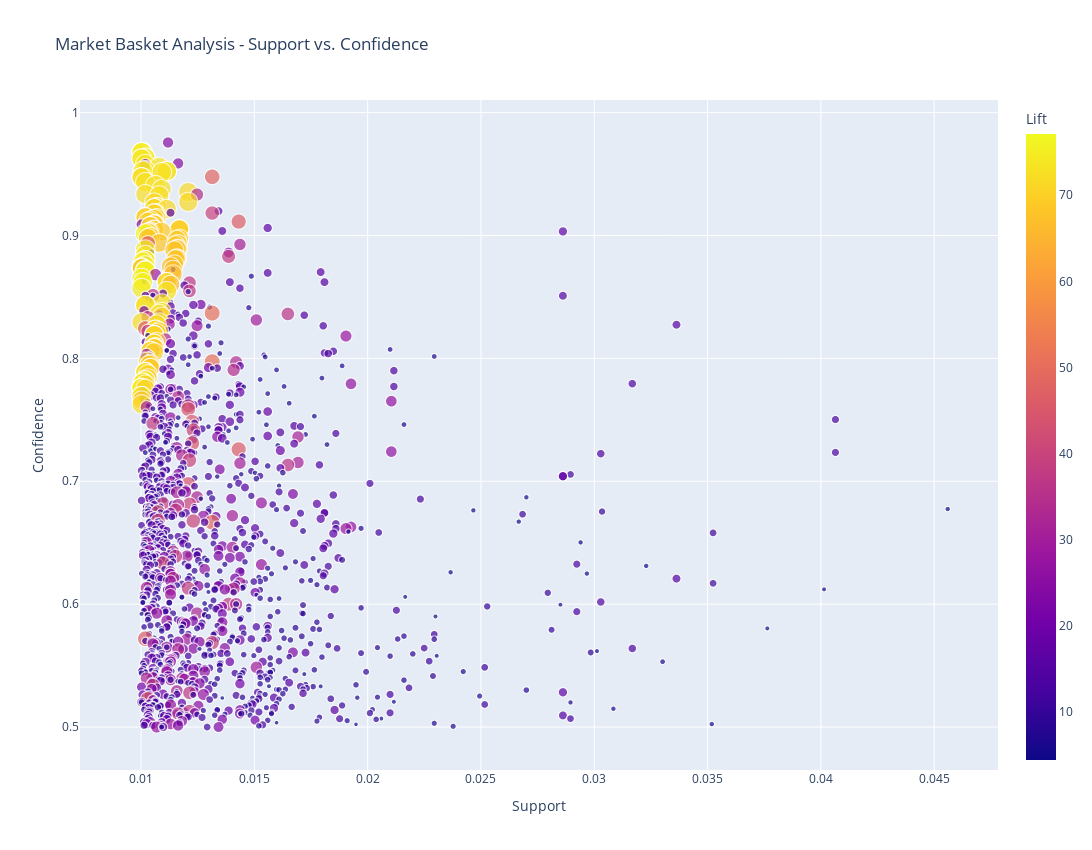

Here is the notebook cell this chart was saved with:
### Code cell
import plotly.express as px

# Convert frozensets to lists for serialization
rules['antecedents'] = rules['antecedents'].apply(list)
rules['consequents'] = rules['consequents'].apply(list)

# Create an interactive scatter plot using plotly express
fig = px.scatter(rules, x="support", y="confidence", size="lift",
                 color="lift", hover_name="consequents",
                 title='Market Basket Analysis - Support vs. Confidence',
                 labels={'support': 'Support', 'confidence': 'Confidence'})

# Customize the layout
fig.update_layout(
    xaxis_title='Support',
    yaxis_title='Confidence',
    coloraxis_colorbar_title='Lift',
    showlegend=True,
    autosize=False,
    width=1200,
    height=850
)

# Show the interactive plot
fig.show()

### Figure 1 — Plotly figure (JSON) as saved in the notebook; plotly's stock layout.template omitted (floating-point values rounded to 4 significant figures; data arrays with more than 128 entries replaced by an {"elided": "..."} marker saying what was removed)
{"data": [{"hovertemplate": "<b>%{hovertext}</b><br><br>Support=%{x}<br>Confidence=%{y}<br>lift=%{marker.color}<extra></extra>", "hovertext": {"elided": "1397 rows, 1559 str values in total"}, "legendgroup": "", "marker": {"color": {"elided": "1397 float values"}, "coloraxis": "coloraxis", "size": {"elided": "1397 float values"}, "sizemode": "area", "sizeref": 0.1928, "symbol": "circle"}, "mode": "markers", "name": "", "showlegend": false, "type": "scattergl", "x": {"elided": "1397 float values"}, "xaxis": "x", "y": {"elided": "1397 float values"}, "yaxis": "y"}], "layout": {"autosize": false, "coloraxis": {"colorbar": {"title": {"text": "Lift"}}, "colorscale": [[0, "#0d0887"], [0.1111, "#46039f"], [0.2222, "#7201a8"], [0.3333, "#9c179e"], [0.4444, "#bd3786"], [0.5556, "#d8576b"], [0.6667, "#ed7953"], [0.7778, "#fb9f3a"], [0.8889, "#fdca26"], [1, "#f0f921"]]}, "height": 850, "legend": {"itemsizing": "constant", "tracegroupgap": 0}, "showlegend": true, "title": {"text": "Market Basket Analysis - Support vs. Confidence"}, "width": 1200, "xaxis": {"anchor": "y", "domain": [0, 1], "title": {"text": "Support"}}, "yaxis": {"anchor": "x", "domain": [0, 1], "title": {"text": "Confidence"}}}}
